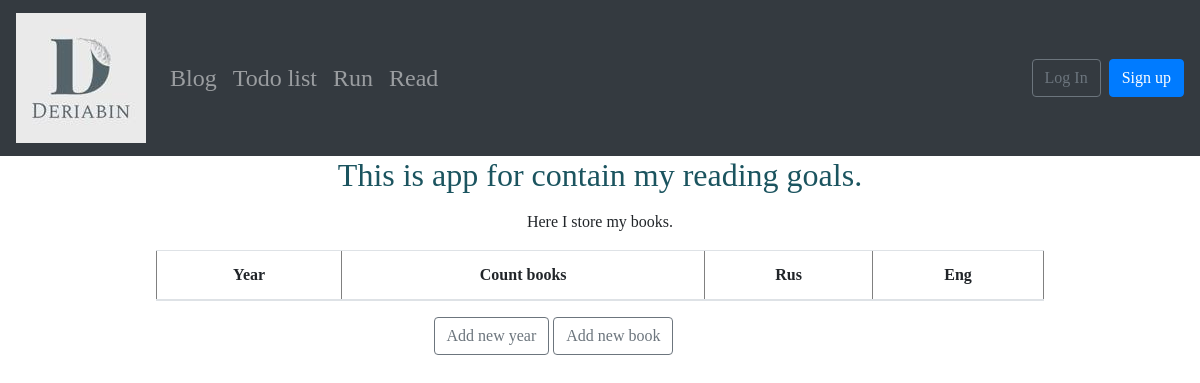
Page /read/ on the earlier database version.
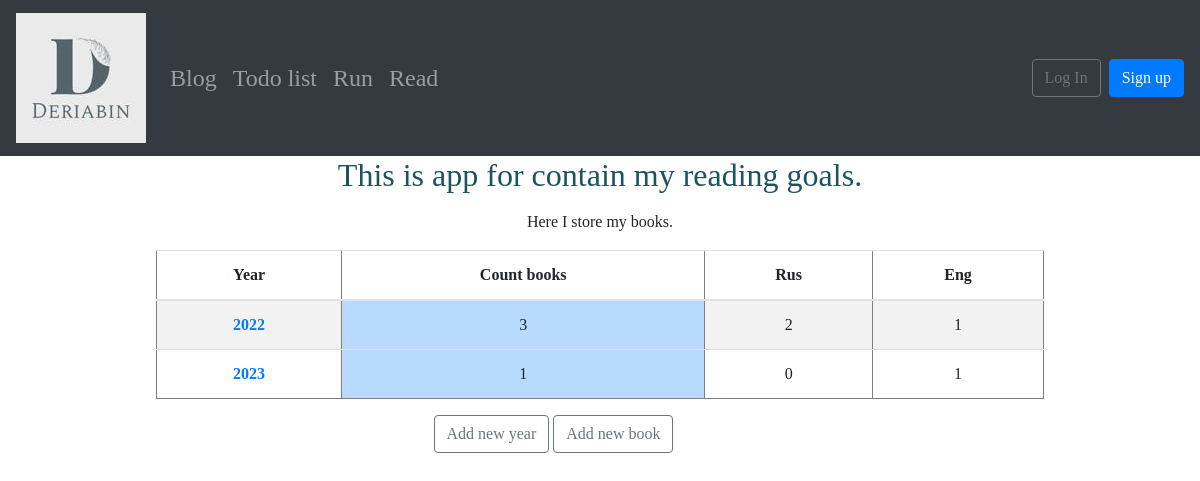
Same page on the later database version.
### read/models.py (models this page shows, shortened)
class Year(models.Model):
    title = models.PositiveIntegerField()

### read/views.py (the view)
# urls.py: path("read/", views.ReadListView.as_view(), name="read_home"),
class ReadListView(ListView):
    model = Year
    template_name = "read/read_home.html"
    context_object_name = 'years'

### read/templatetags/read_tags.py (called while the page is built)
@register.simple_tag()
def get_eng(year):
    summ = year.books.filter(language='eng').aggregate(Count('title'))
    return summ['title__count']

@register.simple_tag()
def get_rus(year):
    summ = year.books.filter(language='rus').aggregate(Count('title'))
    return summ['title__count']

### templates/read/read_home.html (shortened to what this page needs)
{% extends 'base.html' %}
{% load read_tags %}
{% load static %}
{% block content %}
<h2 align="center"><font color="1B545F" face="Ubuntu">This is app for contain my reading goals.</font> </h2>
<p style="text-align: center;">Here I store my books.</p>
<table border="1" class="table table-striped" style="width:80%; margin-left: auto; margin-right: auto;
    text-align:center;">
  <thead>
  <tr>
    <th>Year</th>
    <th>Count books</th>
    <th> Rus </th>
    <th> Eng </th>
  </tr>
  </thead>
  <tbody>
  {% for year in years %}
  <tr>
      <th> <a href="{% url 'read_year' year.id %}">{{ year.title }} </a> </th>
      <td class="table-primary">{{ year.books.all.count}}</td>
      <td> {% get_rus year %} </td>
      <td> {% get_eng year %} </td>
  </tr>
  {% endfor %}
</table>
<div style="width:30%; margin-left: auto; margin-right: auto;">
<button type="button" class="btn btn-outline-secondary"
        onclick="location.href='{% url "year_new" %}'"/>
Add new year</button>
<button type="button" class="btn btn-outline-secondary"
        onclick="location.href='{% url "book_new" %}'"/>
Add new book
</div>
{% endblock content %}

Differences in the rows shown:
added Year: title "2022", books.all.count "3", id "2", id "1"
added Year: title "2023", books.all.count "1", id "0", id "1"
